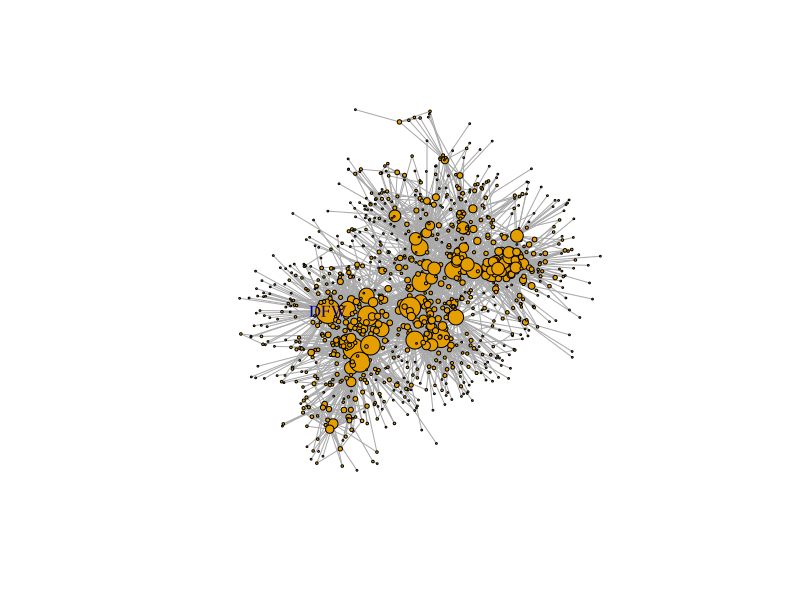
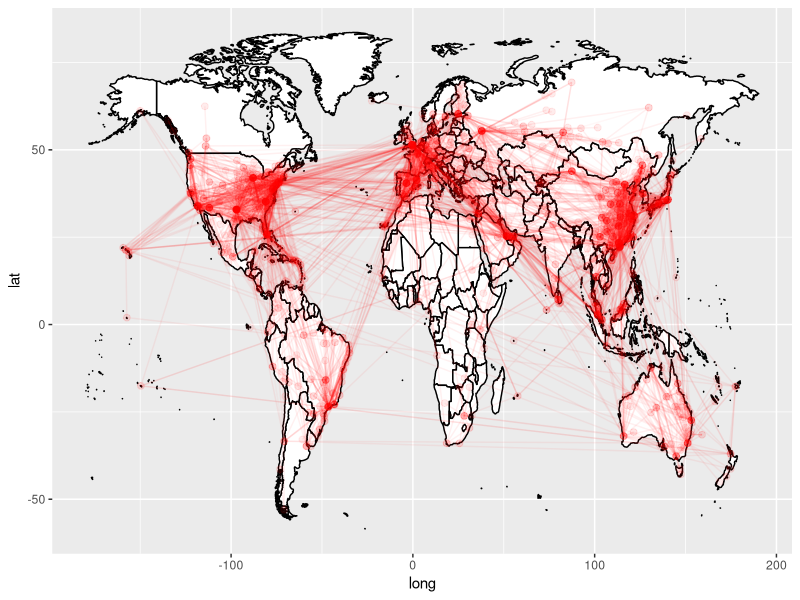

Generate these figures, in order, with R: (Note: a time limit stopped this script after it produced the figures.)
library(igraph)
library(ggplot2)
library(tidyverse)

rm(list = ls())
edges <- read.csv('new_airline_edges.csv')
nodes <- read.csv('new_airline_nodes.csv')

##############################################################################################################################
# Oneworld
net <- graph.data.frame(edges[edges$Oneworld > 0, ], nodes, directed=F)
net <- induced.subgraph(net, V(net)[degree(net) > 0])
V(net)[degree(net) > 150]$s_label <- V(net)$name[degree(net) > 150]
plot(net, vertex.size = sqrt(degree(net)), vertex.label=V(net)$s_label, layout=layout_with_fr)

net.df <- igraph::as_data_frame(net, what='both')
route <- net.df$edges %>%
  mutate(all = net.df$edges$Oneworld + net.df$edges$Skyteam + net.df$edges$StarAlliance) %>%
  mutate(id = rownames(net.df$edges)) %>%
  gather('from', 'to', key = "Airport_type", value = "Airport")
route <- merge(route, net.df$vertices %>% select(airport_name, name, latitude, longitude, country, city),
               by.x = "Airport", by.y = "name")


# world map
world.map <- map_data("world")
world.map <- world.map %>% filter(region != 'Antarctica')
sqrt_degree <- sqrt(degree(net))
ggplot() +
  geom_map(data=world.map, map=world.map,
           aes(x=long, y=lat, group=group, map_id=region),
           fill='white', colour='black') +
  geom_point(data=net.df$vertices,
             aes(x=longitude, y=latitude),
             size=2, alpha=sqrt_degree/max(sqrt_degree), colour='red') +
  geom_line(data=route,
            aes(x=longitude, y=latitude, group=id),
            alpha = 0.03 * route$Oneworld, colour = "red")

#centrality
centr_degree(net)$centralization
centr_betw(net, directed = F)$centralization
centr_clo(net)$centralization
centr_eigen(net)$centralization

# Community
community = edge.betweenness.community(net)
plot(net, vertex.label=NA,
     vertex.color=community$membership, vertex.size = sqrt(degree(net)),
     mark.groups=by(seq_along(community$membership), community$membership, invisible))
ggplot() +
  geom_map(data=world.map, map=world.map,
           aes(x=long, y=lat, group=group, map_id=region),
           fill='white', colour='black') +
  geom_point(data=net.df$vertices,
             aes(x=longitude, y=latitude),
             size=2, alpha=1, colour=community$membership) +
  geom_line(data=route,
            aes(x=longitude, y=latitude, group=id),
            alpha = 0.03 * route$Oneworld)

##############################################################################################################################
# Skyteam
net <- graph.data.frame(edges[edges$Skyteam > 0, ], nodes, directed=F)
net <- induced.subgraph(net, V(net)[degree(net) > 0])
V(net)[degree(net) > 150]$s_label <- V(net)$name[degree(net) > 150]
plot(net, vertex.size = sqrt(degree(net)), vertex.label=V(net)$s_label, layout=layout_with_fr)

net.df <- igraph::as_data_frame(net, what='both')
route <- net.df$edges %>%
  mutate(all = net.df$edges$Oneworld + net.df$edges$Skyteam + net.df$edges$StarAlliance) %>%
  mutate(id = rownames(net.df$edges)) %>%
  gather('from', 'to', key = "Airport_type", value = "Airport")
route <- merge(route, net.df$vertices %>% select(airport_name, name, latitude, longitude, country, city),
               by.x = "Airport", by.y = "name")


# world map
world.map <- map_data("world")
world.map <- world.map %>% filter(region != 'Antarctica')
sqrt_degree <- sqrt(degree(net))
ggplot() +
  geom_map(data=world.map, map=world.map,
           aes(x=long, y=lat, group=group, map_id=region),
           fill='white', colour='black') +
  geom_point(data=net.df$vertices,
             aes(x=longitude, y=latitude),
             size=2, alpha=sqrt_degree/max(sqrt_degree), colour='red') +
  geom_line(data=route,
            aes(x=longitude, y=latitude, group=id),
            alpha = 0.03 * route$Skyteam, colour = "red")

#centrality
centr_degree(net)$centralization
centr_betw(net, directed = F)$centralization
centr_clo(net)$centralization
centr_eigen(net)$centralization

# Community
community = edge.betweenness.community(net)
plot(net, vertex.label=NA,
     vertex.color=community$membership, vertex.size = sqrt(degree(net)),
     mark.groups=by(seq_along(community$membership), community$membership, invisible))
ggplot() +
  geom_map(data=world.map, map=world.map,
           aes(x=long, y=lat, group=group, map_id=region),
           fill='white', colour='black') +
  geom_point(data=net.df$vertices,
             aes(x=longitude, y=latitude),
             size=2, alpha=1, colour=community$membership) +
  geom_line(data=route,
            aes(x=longitude, y=latitude, group=id),
            alpha = 0.03 * route$Skyteam)
